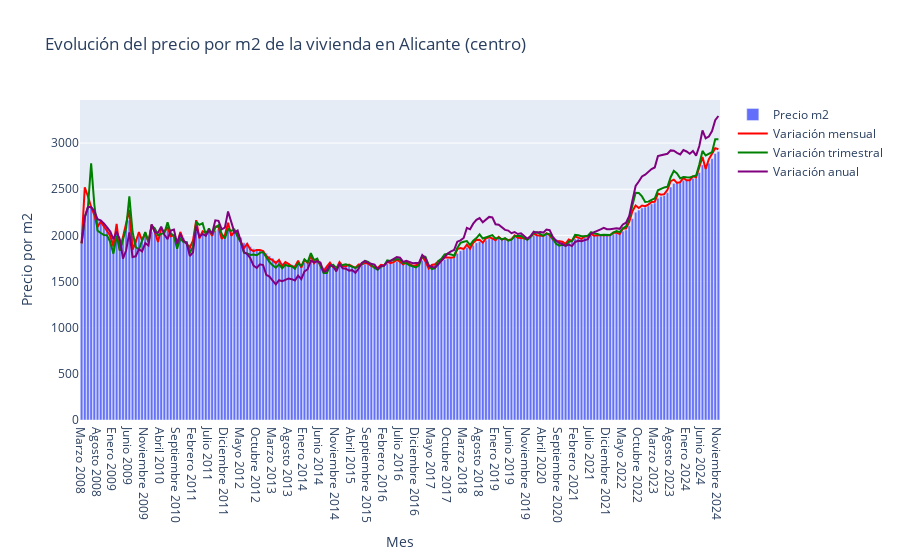

Source (notebook cell):
### Code cell
fig = go.Figure()

fig.add_trace(
    go.Bar(x=df_historico_precios_venta_alicante['Mes'],
           y=df_historico_precios_venta_alicante['Precio m2'],
           name="Precio m2")
)

fig.add_trace(
    go.Scatter(x=df_historico_precios_venta_alicante['Mes'],
               y=df_historico_precios_venta_alicante['Variación mensual €'],
               mode='lines',
               name="Variación mensual",
               hovertemplate=(
                   'Mes: %{x}<br>'
                   'Variación mensual: %{y:.3f} €<br>' 
                   'Porcentaje: %{text}%<br>' 
               ),
               text=df_historico_precios_venta_alicante['Variación trimestral'].apply(lambda x: f"{x:.2f}"),
               line=dict(color='red'))
)

fig.add_trace(
    go.Scatter(x=df_historico_precios_venta_alicante['Mes'],
               y=df_historico_precios_venta_alicante['Variación trimestral €'],
               mode='lines',
               name="Variación trimestral",
               hovertemplate=(
                   'Mes: %{x}<br>'
                   'Variación trimestral: %{y:.3f} €<br>' 
                   'Porcentaje: %{text}%<br>' 
               ),
               text=df_historico_precios_venta_alicante['Variación trimestral'].apply(lambda x: f"{x:.2f}"),
               line=dict(color='green'))
)

fig.add_trace(
    go.Scatter(x=df_historico_precios_venta_alicante['Mes'],
               y=df_historico_precios_venta_alicante['Variación anual €'],
               mode='lines',
               name="Variación anual",
               hovertemplate=(
                   'Mes: %{x}<br>'
                   'Variación anual: %{y:.3f} €<br>' 
                   'Porcentaje: %{text}%<br>' 
               ),
               text=df_historico_precios_venta_alicante['Variación anual'].apply(lambda x: f"{x:.2f}"),
               line=dict(color='purple'))
)

fig.update_layout(
    title='Evolución del precio por m2 de la vivienda en Alicante (centro)',
    xaxis_title="Mes",
    yaxis_title="Precio por m2",
    yaxis2=dict(
        title="Variación mensual (%)",
        overlaying='y',
        side='right'
    )
)

fig.show()

### Figure 1 — Plotly figure (JSON) as saved in the notebook; plotly's stock layout.template omitted (floating-point values rounded to 4 significant figures; data arrays with more than 128 entries replaced by an {"elided": "..."} marker saying what was removed)
{"data": [{"name": "Precio m2", "type": "bar", "x": {"elided": "201 str values"}, "y": {"elided": "201 float values"}}, {"hovertemplate": "Mes: %{x}<br>Variación mensual: %{y:.3f} €<br>Porcentaje: %{text}%<br>", "line": {"color": "red"}, "mode": "lines", "name": "Variación mensual", "text": {"elided": "201 str values"}, "type": "scatter", "x": {"elided": "201 str values"}, "y": {"elided": "201 float values"}}, {"hovertemplate": "Mes: %{x}<br>Variación trimestral: %{y:.3f} €<br>Porcentaje: %{text}%<br>", "line": {"color": "green"}, "mode": "lines", "name": "Variación trimestral", "text": {"elided": "201 str values"}, "type": "scatter", "x": {"elided": "201 str values"}, "y": {"elided": "201 float values"}}, {"hovertemplate": "Mes: %{x}<br>Variación anual: %{y:.3f} €<br>Porcentaje: %{text}%<br>", "line": {"color": "purple"}, "mode": "lines", "name": "Variación anual", "text": {"elided": "201 str values"}, "type": "scatter", "x": {"elided": "201 str values"}, "y": {"elided": "201 float values"}}], "layout": {"title": {"text": "Evolución del precio por m2 de la vivienda en Alicante (centro)"}, "xaxis": {"title": {"text": "Mes"}}, "yaxis": {"title": {"text": "Precio por m2"}}, "yaxis2": {"overlaying": "y", "side": "right", "title": {"text": "Variación mensual (%)"}}}}
